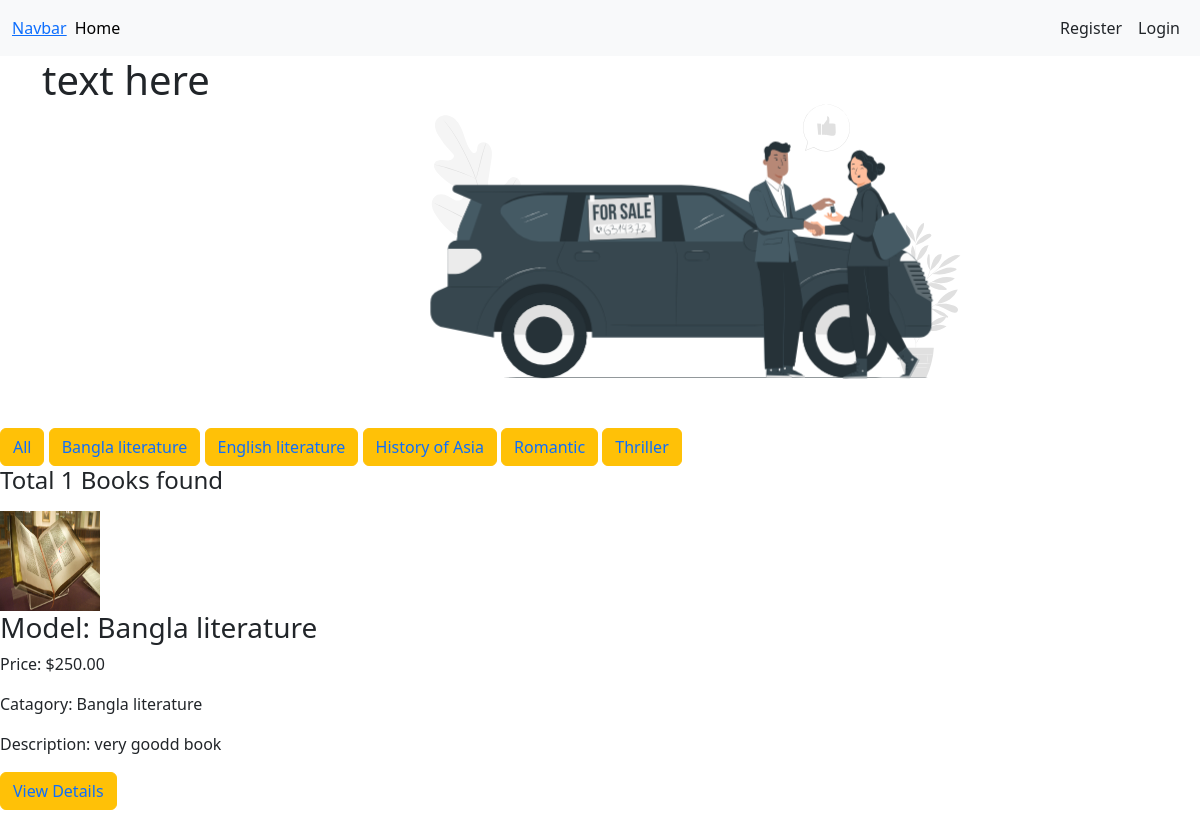
Page /Catagory/bangla-literature/ on the committed database.
### first_app/models.py (models this page shows, shortened)
class Catagory(models.Model):
    name = models.CharField(max_length=50)
    slug = models.SlugField(max_length=50, unique=True, null=True, blank=True)
    def __str__(self):
        return self.name

class Book(models.Model):
    user = models.ForeignKey(User, on_delete=models.CASCADE, default=1)
    Catagory = models.ForeignKey(Catagory,on_delete = models.CASCADE)
    name = models.CharField(max_length=100)
    description = models.TextField()
    quantity = models.IntegerField(default=0)
    price = models.DecimalField(max_digits=10, decimal_places=2)
    image = models.ImageField(upload_to='uploads/', blank=True, null=True)

### first_app/views.py (the view)
# urls.py: path('', views.home, name='home'),
def home(request, Catagory_slug = None):
    Books = Book.objects.all()
    if Catagory_slug is not None:
        Catagorys = Catagory.objects.get(slug = Catagory_slug)
        Books = Book.objects.filter(Catagory = Catagorys)
    Catagorys = Catagory.objects.all()
    return render(request, 'home.html', {'Catagorys': Catagorys, 'Books': Books})

### templates/home.html (shortened to what this page needs)
{% extends "base.html" %}
{% block content %}
<div class="container d-flex">
    <div class='col-4'>
        <h1>text here</h1>
    </div>
    <div class='col-6'>
    </div>
</div>
<button type="button" class="btn btn-warning"><a href="{% url 'all_Books' %}" style="text-decoration: none;">All</a></button>
{% for Catagory in Catagorys %}
<button type="button" class="btn btn-warning"><a href='{% url "Catagory" Catagory.slug %}' style="text-decoration: none;">{{Catagory}}</a> </button>
{% endfor %}
<h4>Total {{Books | length}} Books found</h4>
<div class='d-flex row my-3'>
    {% for Book in Books %}
        <div class='col-6'>
            <img style='width:100px; height:100px' src="{{ Book.image.url }}" alt="{{ Book.name }}">
            <h3>Model: {{ Book.name }}</h3>
            <p>Price: ${{ Book.price }}</p>
            <p>Catagory: {{ Book.Catagory.name }}</p>
            <p>Description: {{Book.description}}</p>
            <button type="button" class="btn btn-warning"><a href="{% url 'bookDetails' Book.id %}" style="text-decoration: none;">View Details</a></button>
        </div>
    {% endfor %}
</div>
{% endblock content %}

### rows in the picture
Catagory: name "Bangla literature"
Catagory: name "English literature"
Catagory: name "History of Asia"
Catagory: name "Romantic"
Catagory: name "Thriller"
Book: image (picture), name "Bangla literature", price "250.00", Catagory.name "Bangla literature", description "very goodd book"

### other values in the picture
{{ Books | length }} "1"
